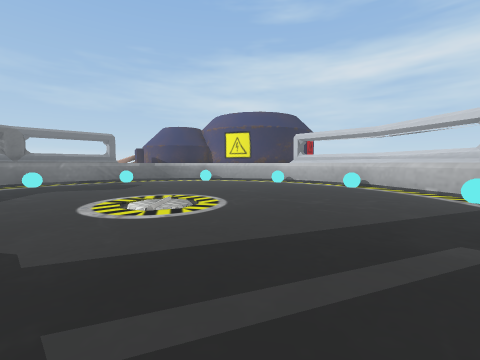
view 1 (above)

12 first-person views from a walk through a 3-D level made in the Unity game engine. The camera is 1.5 m above the floor, tilts 4° down and sees 90° across. The floor is counted in squares, 1 m on a side. Each view is taken from the middle of a square. On the plan, view 1 faces up. The plan holds only what a view shows up to about 13 squares ahead; the rest is blank. The place goes on beyond the plan. The player character is not drawn. Some surface patterns are stand-ins.

view 2
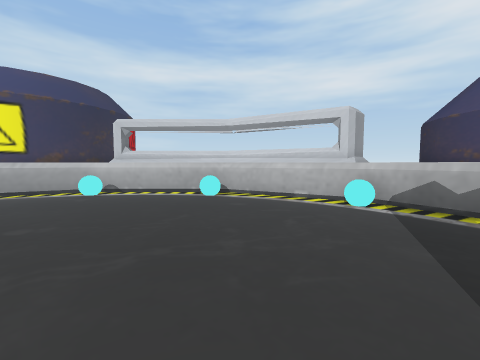

view 3
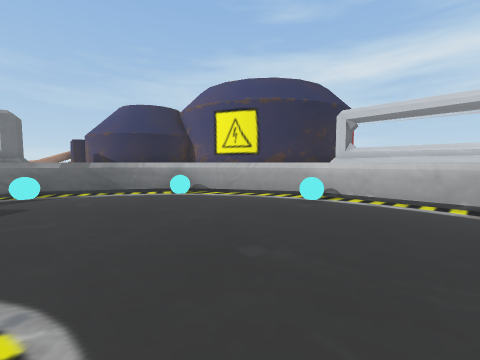

view 4
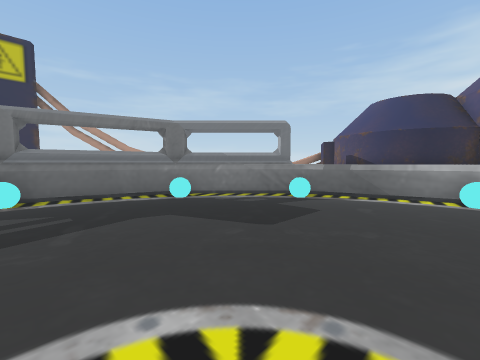

view 5
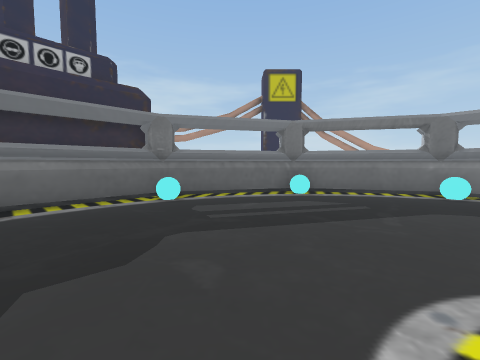

view 6
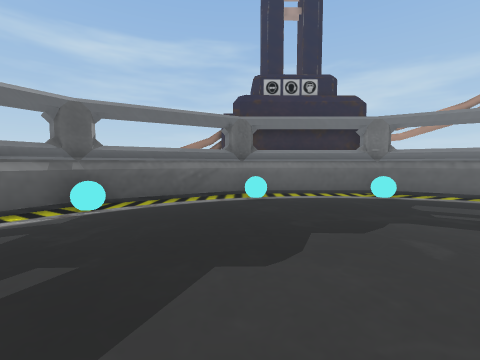

view 7
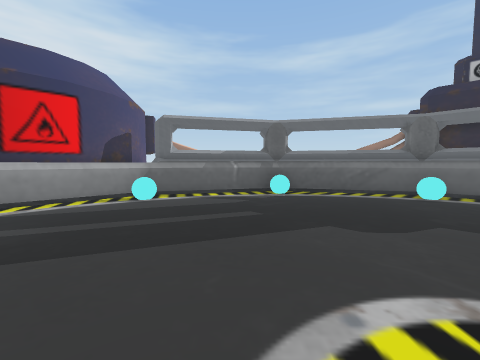

view 8
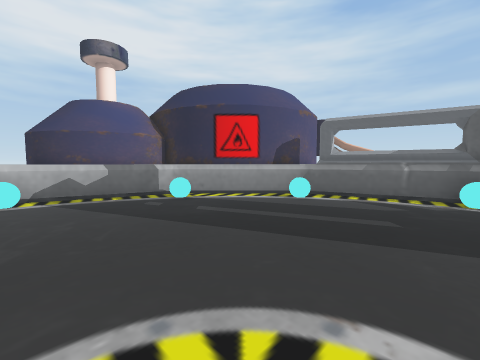

view 9
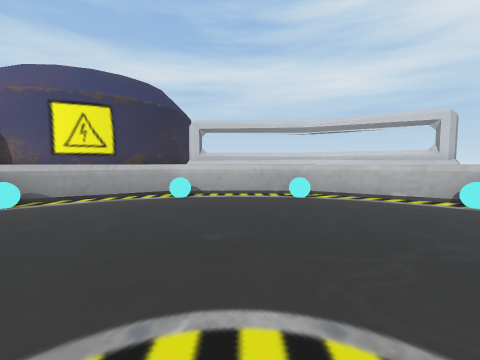

view 10
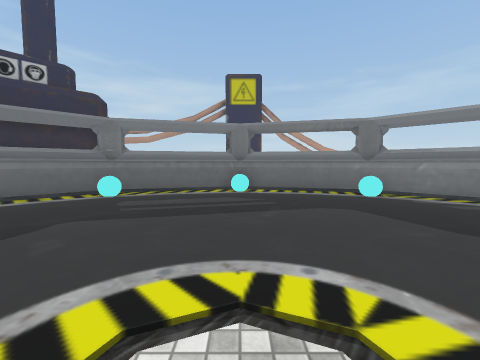

view 11
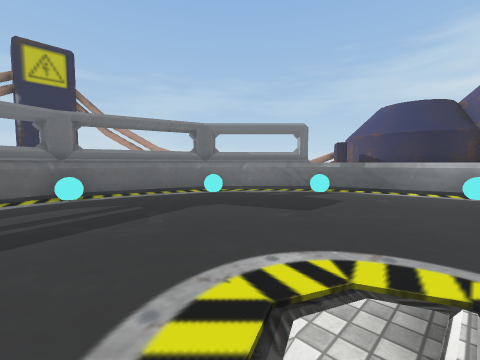

view 12
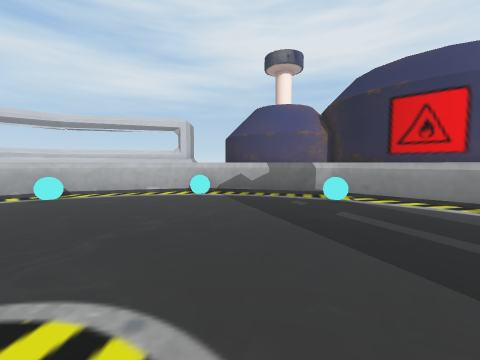

### Floor plan
Points are (right, up) in squares from view 1. A wall is a line through its corners. A room is listed if a view was taken in it or the views show most of it. See-through windows are left out.
Room 1 (views 1, 2, 3, 4, 5, 6, 7, 8, 9, 10, 11, 12)
walls: (-15.2, 6) (-14.3, 2.5) (-13, 1.2); (-15.7, 9.2) (-15.7, 8.8); (-2.8, 21.7) (-3.2, 21.7); (9.7, 8.8) (9.7, 9.2); (-3.4, -3.7) (-2.8, -3.7); (-13.9, 15.6) (-14.2, 15.1); (-9.6, -1.9) (-9.1, -2.2); (3.6, 19.9) (3.1, 20.2); (7.9, 2.4) (8.2, 2.9); (-14.2, 2.9) (-13.9, 2.4); (-9.1, 20.2) (-9.6, 19.9); (3.1, -2.2) (3.6, -1.9); (8.2, 15.1) (7.9, 15.6); (-15.8, 9) (-14.1, 2.6) (-9.4, -2.1) (-3, -3.8) (3.4, -2.1) (8.1, 2.6) (9.8, 9) (8.1, 15.4) (3.4, 20.1) (-3, 21.8) (-9.4, 20.1) (-14.1, 15.5) (-15.8, 9); (9.9, 9.2) (8.3, 15.5) (3.4, 20.2) (-3.1, 22) (-9.5, 20.3); (-14.2, 15.5) (-16, 8.9) (-15.5, 7); (-3, -4) (-1.6, -3.6); (3.6, -2.2) (8.3, 2.5) (10, 9); (-9.5, -2.3) (-7.7, -2.8); (10, 10.9) (8.7, 15.7) (4.5, 19.9); (-4.4, 22.5) (-4.8, 22.3); (5, -2.5) (5.9, -0.7) (7.3, 0.7); (4.1, 21.7) (2.1, 21.3) (0.1, 21.5) (-1.8, 22.4)
objects: cyan ball (-15, 9); cyan ball (-13, 3); cyan ball (-13, 15); cyan ball (-9, -1); cyan ball (-9, 19); cyan ball (-3, -3); cyan ball (-3, 21); cyan ball (3, -1); cyan ball (3, 19); cyan ball (7, 3); cyan ball (7, 15); cyan ball (9, 9)

Where each view was taken, in squares from view 1:
view 1: 0 up, 0 right, facing up
view 2: 6 up, 0 right, facing up-right
view 3: 9 up, 0 right, facing up
view 4: 9 up, 3 left, facing up-left
view 5: 6 up, 3 left, facing left
view 6: 6 up, 1 left, facing down-left
view 7: 9 up, 1 left, facing down
view 8: 9 up, 3 left, facing down-right
view 9: 9 up, 3 left, facing up-right
view 10: 9 up, 2 left, facing left
view 11: 7 up, 3 left, facing up-left
view 12: 7 up, 3 left, facing right
